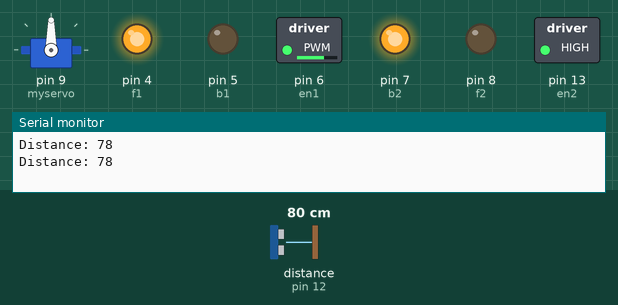
This sketch was run on a simulated Arduino Uno, built with avr-gcc and run on an emulated ATmega328P. Parts: servo, switched loads named in the sketch (green lamp = pin HIGH), output pins drawn as LEDs (lit = HIGH), the last lines printed to the serial monitor. Wiring (inferred from the names in the program): ultrasonic range finder: trigger pin 11; echo pin 12. The test bench sets the inputs (shaded band); at power-on: distance to the obstacle (sensor on pin 12) 80 cm. The echo pulse lasts 58.3 µs per cm; pins used as bus, display or sensor lines are not drawn.

Above: at 5.8 s.
5.9 s: distance to the obstacle (sensor on pin 12) set to 50 cm
11.9 s: distance to the obstacle (sensor on pin 12) set to 43 cm
At 12.4 s:
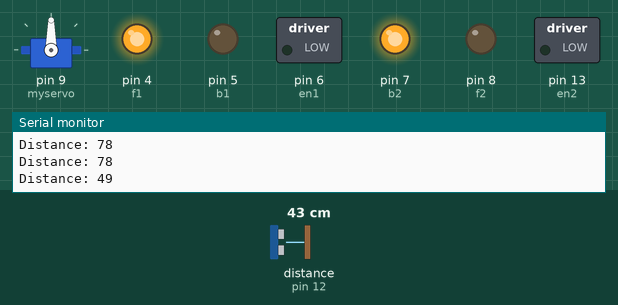
22.7 s: distance to the obstacle (sensor on pin 12) set to 60 cm
At 23.5 s:
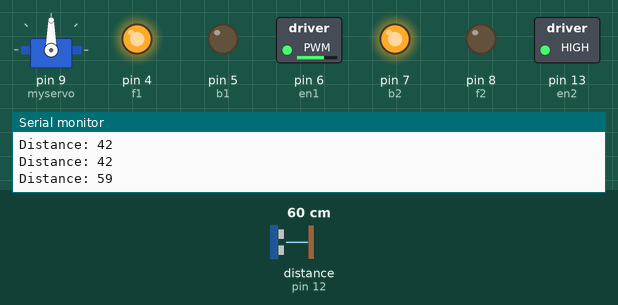
Timing chart, 0 to 39.5 s (numbered marks = the images above; inputs shaded):
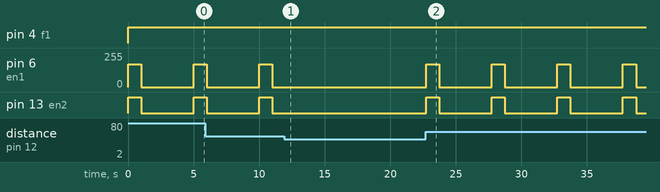

Measured:
- the behaviour switches between 47 and 46 cm on distance to the obstacle (sensor on pin 12) (found by bisection; images 0 and 1)
- after the input at 11.9 s, pin 6 (en1): stops changing and stays 0/255; pin 13 (en2): stops changing and stays LOW
- after the input at 22.7 s, pin 6 (en1): alternates 170/255 for 1.0 s and 0/255 for 4.0 s, starting at once; pin 13 (en2): alternates HIGH for 1.0 s and LOW for 4.0 s, starting at once

The sketch:

grum.ino
```cpp
#include <Servo.h>

Servo myservo;
//Ultrasonic Pins
const int trigPin = 11;
const int echoPin = 12;
long duration;
int distance;

int stopper = 45;

//Motor1 Pins
const int en1 = 6;
const int f1 = 4;
const int b1 = 5;

//Motor2 Pins
const int en2 = 13;
const int f2 = 8;
const int b2 = 7;

const int servo = 9;

void setup() {
  // put your setup code here, to run once:
  pinMode(en2, OUTPUT);
  pinMode(f2, OUTPUT);
  pinMode(b2, OUTPUT);

  pinMode(en1, OUTPUT);
  pinMode(f1, OUTPUT);
  pinMode(b1, OUTPUT);

  myservo.attach(9);

  //pinMode(servo, OUTPUT);


  pinMode(trigPin, OUTPUT); // Sets the trigPin as an Output
  pinMode(echoPin, INPUT); // Sets the echoPin as an Input
  Serial.begin(9600); // Starts the serial communication

  digitalWrite(f2, LOW);
  digitalWrite(b2, HIGH);
  digitalWrite(f1, LOW);
  digitalWrite(b1, HIGH);
}

//void turn_right(){
//}
//
void turn_right(){
  digitalWrite(f2, HIGH);
  digitalWrite(b2, LOW);
  digitalWrite(f1, LOW);
  digitalWrite(b1, HIGH);
  analogWrite(en1, 170);
  analogWrite(en2, 220);
  delay(1000);

}

void turn_left(){
  digitalWrite(f2, LOW);
  digitalWrite(b2, HIGH);
  digitalWrite(f1, HIGH);
  digitalWrite(b1, LOW);
  analogWrite(en1, 170);
  analogWrite(en2, 220);
  delay(1000);

}

void set_stop(){
  analogWrite(en1, 0);
  analogWrite(en2, 0);
}

void set_forward(){
  digitalWrite(f2, LOW);
  digitalWrite(b2, HIGH);
  digitalWrite(f1, LOW);
  digitalWrite(b1, HIGH);
  analogWrite(en1, 170);
  analogWrite(en2, 220);
}


void set_backward(){
  digitalWrite(f2, HIGH);
  digitalWrite(b2, LOW);
  digitalWrite(f1, HIGH);
  digitalWrite(b1, LOW);
  analogWrite(en1, 170);
  analogWrite(en2, 220);
}


void read_ultra(){
  digitalWrite(trigPin, LOW);
delayMicroseconds(2);
// Sets the trigPin on HIGH state for 10 micro seconds
digitalWrite(trigPin, HIGH);
delayMicroseconds(10);
digitalWrite(trigPin, LOW);
// Reads the echoPin, returns the sound wave travel time in microseconds
duration = pulseIn(echoPin, HIGH);
// Calculating the distance
distance= duration*0.034/2;
// Prints the distance on the Serial Monitor
Serial.print("Distance: ");
Serial.println(distance);
}

//servo max = 140- 20. 80=mid
void loop() {
  if(distance <= stopper)
  {
    set_stop();
  }
  else{
    turn_left();
    set_stop();
    delay(4000);


  }
  read_ultra();

}
```
